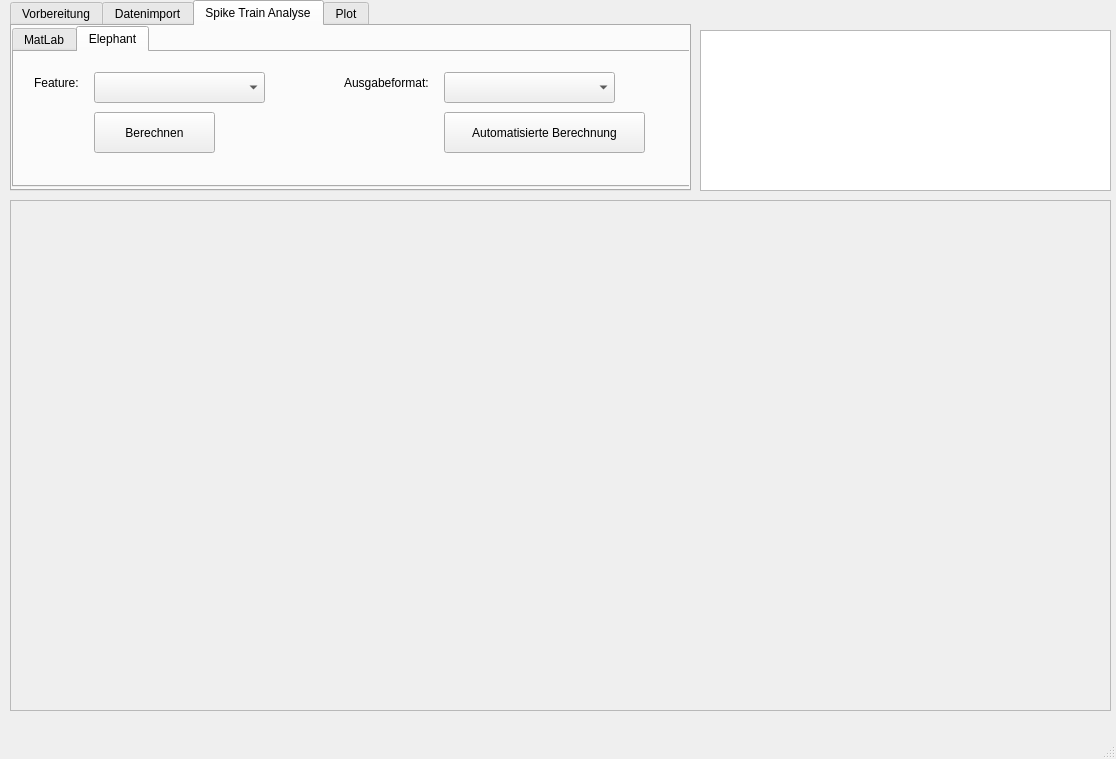
<?xml version="1.0" encoding="UTF-8"?>
<ui version="4.0">
 <class>MainWindow</class>
 <widget class="QMainWindow" name="MainWindow">
  <property name="geometry">
   <rect>
    <x>0</x>
    <y>0</y>
    <width>1116</width>
    <height>759</height>
   </rect>
  </property>
  <property name="windowTitle">
   <string>A-Stak</string>
  </property>
  <property name="windowIcon">
   <iconset>
    <normaloff>../../../../../../../../../../Masterarbeit/th_ab_logo.png</normaloff>../../../../../../../../../../Masterarbeit/th_ab_logo.png</iconset>
  </property>
  <property name="autoFillBackground">
   <bool>true</bool>
  </property>
  <widget class="QWidget" name="centralwidget">
   <widget class="QTabWidget" name="tab">
    <property name="geometry">
     <rect>
      <x>10</x>
      <y>0</y>
      <width>681</width>
      <height>191</height>
     </rect>
    </property>
    <property name="statusTip">
     <string/>
    </property>
    <property name="currentIndex">
     <number>2</number>
    </property>
    <widget class="QWidget" name="v_tab">
     <attribute name="title">
      <string>Vorbereitung</string>
     </attribute>
     <widget class="QFrame" name="v_tab_DrCellPath_frame">
      <property name="geometry">
       <rect>
        <x>10</x>
        <y>10</y>
        <width>491</width>
        <height>51</height>
       </rect>
      </property>
      <property name="frameShape">
       <enum>QFrame::StyledPanel</enum>
      </property>
      <property name="frameShadow">
       <enum>QFrame::Raised</enum>
      </property>
      <layout class="QHBoxLayout" name="horizontalLayout_2">
       <item>
        <widget class="QLabel" name="v_tab_DrCellPath_label">
         <property name="statusTip">
          <string>DrCell Pfad</string>
         </property>
         <property name="text">
          <string>DrCell Path:</string>
         </property>
        </widget>
       </item>
       <item>
        <widget class="QLineEdit" name="v_tab_DrCellPath_lineEdit">
         <property name="statusTip">
          <string>DrCell Pfad</string>
         </property>
        </widget>
       </item>
       <item>
        <widget class="QPushButton" name="v_tab_DrCellPath_browse_button">
         <property name="statusTip">
          <string>Browse Button</string>
         </property>
         <property name="text">
          <string>Browse</string>
         </property>
        </widget>
       </item>
      </layout>
     </widget>
     <widget class="QPushButton" name="v_tab_libraries_button">
      <property name="geometry">
       <rect>
        <x>520</x>
        <y>10</y>
        <width>131</width>
        <height>51</height>
       </rect>
      </property>
      <property name="statusTip">
       <string>Installiere Libraries</string>
      </property>
      <property name="text">
       <string>Installiere Libraries</string>
      </property>
     </widget>
     <widget class="QFrame" name="v_tab_MatLabPath_frame">
      <property name="geometry">
       <rect>
        <x>10</x>
        <y>70</y>
        <width>491</width>
        <height>51</height>
       </rect>
      </property>
      <property name="frameShape">
       <enum>QFrame::StyledPanel</enum>
      </property>
      <property name="frameShadow">
       <enum>QFrame::Raised</enum>
      </property>
      <layout class="QHBoxLayout" name="horizontalLayout_3">
       <item>
        <widget class="QLabel" name="v_tab_MatLabPath_label">
         <property name="statusTip">
          <string>MatLab Pfad</string>
         </property>
         <property name="text">
          <string>MatLab Path:</string>
         </property>
        </widget>
       </item>
       <item>
        <widget class="QLineEdit" name="v_tab_MatLabPath_lineEdit">
         <property name="statusTip">
          <string>MatLab Pfad</string>
         </property>
        </widget>
       </item>
       <item>
        <widget class="QPushButton" name="v_tab_MatLabPath_browse_button">
         <property name="statusTip">
          <string>Browse Button</string>
         </property>
         <property name="text">
          <string>Browse</string>
         </property>
        </widget>
       </item>
      </layout>
     </widget>
    </widget>
    <widget class="QWidget" name="d_tab">
     <attribute name="title">
      <string>Datenimport</string>
     </attribute>
     <widget class="QFrame" name="d_tab_browse_frame">
      <property name="geometry">
       <rect>
        <x>20</x>
        <y>20</y>
        <width>491</width>
        <height>51</height>
       </rect>
      </property>
      <property name="frameShape">
       <enum>QFrame::StyledPanel</enum>
      </property>
      <property name="frameShadow">
       <enum>QFrame::Raised</enum>
      </property>
      <layout class="QHBoxLayout" name="horizontalLayout">
       <item>
        <widget class="QLabel" name="d_tab_browse_frame_label">
         <property name="statusTip">
          <string>Datei Name</string>
         </property>
         <property name="text">
          <string>Datei Name</string>
         </property>
        </widget>
       </item>
       <item>
        <widget class="QLineEdit" name="d_tab_browse_frame_lineEdit">
         <property name="statusTip">
          <string>Datei Pfad</string>
         </property>
        </widget>
       </item>
       <item>
        <widget class="QPushButton" name="d_tab_browse_frame_button">
         <property name="statusTip">
          <string>Browse Button</string>
         </property>
         <property name="text">
          <string>Browse</string>
         </property>
        </widget>
       </item>
      </layout>
     </widget>
     <widget class="QPushButton" name="d_tab_data_import_button">
      <property name="geometry">
       <rect>
        <x>20</x>
        <y>80</y>
        <width>131</width>
        <height>71</height>
       </rect>
      </property>
      <property name="statusTip">
       <string>Importiere Datei</string>
      </property>
      <property name="text">
       <string>Importiere Datei</string>
      </property>
     </widget>
     <widget class="QPushButton" name="d_tab_plot_button">
      <property name="geometry">
       <rect>
        <x>160</x>
        <y>80</y>
        <width>131</width>
        <height>71</height>
       </rect>
      </property>
      <property name="statusTip">
       <string>Plote Spike Trains</string>
      </property>
      <property name="text">
       <string>Plote Spike Trains</string>
      </property>
     </widget>
    </widget>
    <widget class="QWidget" name="sta_tab">
     <attribute name="title">
      <string>Spike Train Analyse</string>
     </attribute>
     <widget class="QTabWidget" name="sta_tab_tab">
      <property name="geometry">
       <rect>
        <x>0</x>
        <y>0</y>
        <width>681</width>
        <height>161</height>
       </rect>
      </property>
      <property name="statusTip">
       <string>Spike Train Analyse Tab</string>
      </property>
      <property name="currentIndex">
       <number>1</number>
      </property>
      <widget class="QWidget" name="sta_tab_matlab_tab">
       <attribute name="title">
        <string>MatLab</string>
       </attribute>
       <widget class="QComboBox" name="sta_tab_matlab_tab_feature_comboBox">
        <property name="geometry">
         <rect>
          <x>80</x>
          <y>20</y>
          <width>171</width>
          <height>31</height>
         </rect>
        </property>
        <property name="statusTip">
         <string>Feature</string>
        </property>
       </widget>
       <widget class="QLabel" name="sta_tab_matlab_tab_feature_label">
        <property name="geometry">
         <rect>
          <x>20</x>
          <y>20</y>
          <width>91</width>
          <height>21</height>
         </rect>
        </property>
        <property name="statusTip">
         <string>Feature</string>
        </property>
        <property name="text">
         <string>Feature:</string>
        </property>
       </widget>
       <widget class="QPushButton" name="sta_tab_matlab_tab_feature_calc_button">
        <property name="geometry">
         <rect>
          <x>80</x>
          <y>60</y>
          <width>121</width>
          <height>41</height>
         </rect>
        </property>
        <property name="statusTip">
         <string>Feature berechnen</string>
        </property>
        <property name="text">
         <string>Berechnen</string>
        </property>
       </widget>
       <widget class="QLabel" name="sta_tab_matlab_tab_auto_calc_label">
        <property name="geometry">
         <rect>
          <x>330</x>
          <y>20</y>
          <width>101</width>
          <height>21</height>
         </rect>
        </property>
        <property name="statusTip">
         <string>Ausgabeformat</string>
        </property>
        <property name="text">
         <string>Ausgabeformat:</string>
        </property>
       </widget>
       <widget class="QComboBox" name="sta_tab_matlab_tab_auto_calc_comboBox">
        <property name="geometry">
         <rect>
          <x>430</x>
          <y>20</y>
          <width>171</width>
          <height>31</height>
         </rect>
        </property>
        <property name="statusTip">
         <string>Ausgabeformat</string>
        </property>
       </widget>
       <widget class="QPushButton" name="sta_tab_matlab_tab_auto_calc_button">
        <property name="geometry">
         <rect>
          <x>430</x>
          <y>60</y>
          <width>201</width>
          <height>41</height>
         </rect>
        </property>
        <property name="statusTip">
         <string>Automatisierte Berechnung durchführen</string>
        </property>
        <property name="text">
         <string>Automatisierte Berechnung</string>
        </property>
       </widget>
      </widget>
      <widget class="QWidget" name="sta_tab_elephant_tab">
       <attribute name="title">
        <string>Elephant</string>
       </attribute>
       <widget class="QComboBox" name="sta_tab_elephant_tab_feature_comboBox">
        <property name="geometry">
         <rect>
          <x>80</x>
          <y>20</y>
          <width>171</width>
          <height>31</height>
         </rect>
        </property>
        <property name="statusTip">
         <string>Feature</string>
        </property>
       </widget>
       <widget class="QLabel" name="sta_tab_elephant_tab_feature_label">
        <property name="geometry">
         <rect>
          <x>20</x>
          <y>20</y>
          <width>91</width>
          <height>21</height>
         </rect>
        </property>
        <property name="statusTip">
         <string>Feature</string>
        </property>
        <property name="text">
         <string>Feature:</string>
        </property>
       </widget>
       <widget class="QPushButton" name="sta_tab_elephant_tab_auto_calc_button">
        <property name="geometry">
         <rect>
          <x>430</x>
          <y>60</y>
          <width>201</width>
          <height>41</height>
         </rect>
        </property>
        <property name="statusTip">
         <string>Automatisierte Berechnung durchführen</string>
        </property>
        <property name="text">
         <string>Automatisierte Berechnung</string>
        </property>
       </widget>
       <widget class="QPushButton" name="sta_tab_elephant_tab_feature_calc_button">
        <property name="geometry">
         <rect>
          <x>80</x>
          <y>60</y>
          <width>121</width>
          <height>41</height>
         </rect>
        </property>
        <property name="statusTip">
         <string>Feature berechnen</string>
        </property>
        <property name="text">
         <string>Berechnen</string>
        </property>
       </widget>
       <widget class="QComboBox" name="sta_tab_elephant_tab_auto_calc_comboBox">
        <property name="geometry">
         <rect>
          <x>430</x>
          <y>20</y>
          <width>171</width>
          <height>31</height>
         </rect>
        </property>
        <property name="statusTip">
         <string>Ausgabeformat</string>
        </property>
       </widget>
       <widget class="QLabel" name="sta_tab_elephant_tab_auto_calc_label">
        <property name="geometry">
         <rect>
          <x>330</x>
          <y>20</y>
          <width>101</width>
          <height>21</height>
         </rect>
        </property>
        <property name="statusTip">
         <string>Ausgabeformat</string>
        </property>
        <property name="text">
         <string>Ausgabeformat:</string>
        </property>
       </widget>
      </widget>
     </widget>
    </widget>
    <widget class="QWidget" name="p_tab">
     <attribute name="title">
      <string>Plot</string>
     </attribute>
     <widget class="QPushButton" name="p_tab_plot_ST_button">
      <property name="geometry">
       <rect>
        <x>20</x>
        <y>20</y>
        <width>131</width>
        <height>71</height>
       </rect>
      </property>
      <property name="statusTip">
       <string>Spike Trains plotten</string>
      </property>
      <property name="text">
       <string>Plotte Spike Trains</string>
      </property>
     </widget>
     <widget class="QPushButton" name="p_tab_plot_feature_button">
      <property name="geometry">
       <rect>
        <x>450</x>
        <y>60</y>
        <width>131</width>
        <height>71</height>
       </rect>
      </property>
      <property name="statusTip">
       <string>Feature Plotten</string>
      </property>
      <property name="text">
       <string>Plotte Feature</string>
      </property>
     </widget>
     <widget class="QLabel" name="p_tab_plot_feature_label">
      <property name="geometry">
       <rect>
        <x>390</x>
        <y>20</y>
        <width>91</width>
        <height>21</height>
       </rect>
      </property>
      <property name="statusTip">
       <string>Feature</string>
      </property>
      <property name="text">
       <string>Feature:</string>
      </property>
     </widget>
     <widget class="QComboBox" name="p_tab_plot_feature_comboBox">
      <property name="geometry">
       <rect>
        <x>450</x>
        <y>20</y>
        <width>171</width>
        <height>31</height>
       </rect>
      </property>
      <property name="statusTip">
       <string>Feature wählen</string>
      </property>
     </widget>
    </widget>
   </widget>
   <widget class="QTextBrowser" name="MainTextBrowser">
    <property name="geometry">
     <rect>
      <x>700</x>
      <y>30</y>
      <width>411</width>
      <height>161</height>
     </rect>
    </property>
    <property name="statusTip">
     <string>Ausgabe Feld</string>
    </property>
   </widget>
   <widget class="QFrame" name="plot_frame">
    <property name="geometry">
     <rect>
      <x>10</x>
      <y>200</y>
      <width>1101</width>
      <height>511</height>
     </rect>
    </property>
    <property name="statusTip">
     <string>Plot Feld</string>
    </property>
    <property name="frameShape">
     <enum>QFrame::StyledPanel</enum>
    </property>
    <property name="frameShadow">
     <enum>QFrame::Raised</enum>
    </property>
   </widget>
  </widget>
  <widget class="QMenuBar" name="menubar">
   <property name="geometry">
    <rect>
     <x>0</x>
     <y>0</y>
     <width>1116</width>
     <height>22</height>
    </rect>
   </property>
  </widget>
  <widget class="QStatusBar" name="statusbar"/>
 </widget>
 <resources/>
 <connections/>
</ui>
